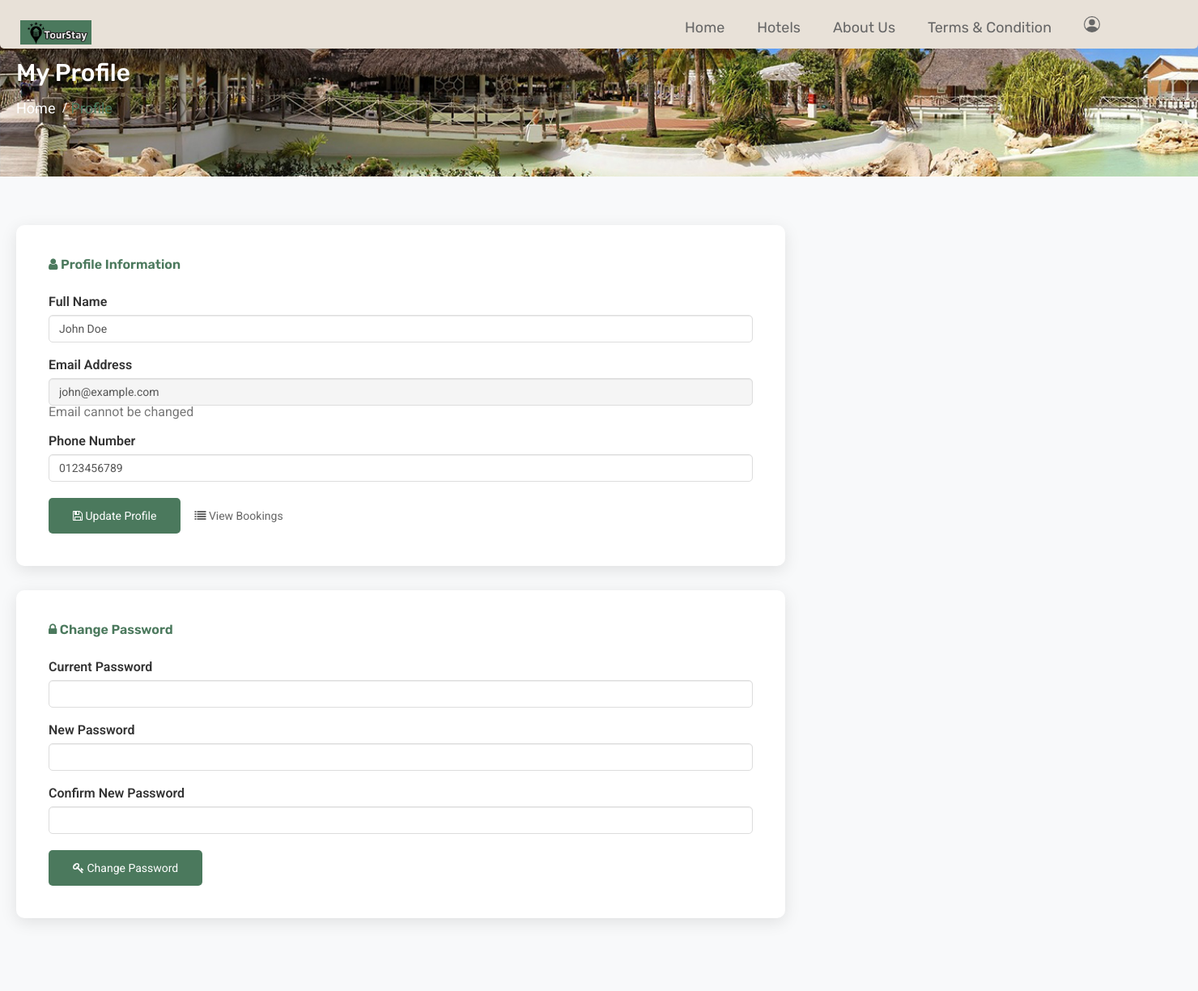
The app's page /profile.php (signed in) with its own data.
### tables this page shows
CREATE TABLE users (
    ID INT AUTO_INCREMENT PRIMARY KEY,
    Name VARCHAR(100) NOT NULL,
    Email VARCHAR(100) UNIQUE NOT NULL,
    Phone VARCHAR(20) NOT NULL,
    Password VARCHAR(255) NOT NULL,
    created_at TIMESTAMP DEFAULT CURRENT_TIMESTAMP
);

### profile.php (the view, shortened to what this page needs)
<?php
include 'connection/connect.php';
include 'header.php';
$user_email = $_SESSION['user_email'];
$user_query = "SELECT * FROM users WHERE Email = '$user_email'";
$user_result = mysqli_query($db, $user_query);
$user = mysqli_fetch_assoc($user_result);
?>
<!DOCTYPE html>
<html>
<head>
    <link rel="stylesheet" type="text/css" href="css/bootstrap.min.css">
        <link rel="stylesheet" type="text/css" href="css/style.css">
</head>
<body>
    <div class="wrapper">
        <div class="about-bg">
            <div class="container">
                <div class="rl-banner">
                    <h2>My Profile</h2>
                    <ul>
                        <li><a href="index.php">Home</a></li>
                        <li><span class="active">Profile</span></li>
                    </ul>
                </div>
            </div>
        </div>
        <section class="profile-container">
            <div class="container">
                <div class="row justify-content-center">
                    <div class="col-md-8">
                        <div class="profile-card">
                            <h3><i class="fa fa-user"></i> Profile Information</h3>
                            <form method="POST">
                                <div class="form-group">
                                    <label>Full Name</label>
                                    <input type="text" name="name" class="form-control" value="<?php echo $user['Name']; ?>" required>
                                </div>
                                <div class="form-group">
                                    <label>Email Address</label>
                                    <input type="email" class="form-control" value="<?php echo $user['Email']; ?>" readonly style="background: #f5f5f5;">
                                    <small class="text-muted">Email cannot be changed</small>
                                </div>
                                <div class="form-group">
                                    <label>Phone Number</label>
                                    <input type="tel" name="phone" class="form-control" value="<?php echo $user['Phone']; ?>" required>
                                </div>
                                <button type="submit" name="update_profile" class="btn btn-primary"><i class="fa fa-save"></i> Update Profile</button>
                                <a href="my-bookings.php" class="btn btn-secondary"><i class="fa fa-list"></i> View Bookings</a>
                            </form>
                        </div>
                        <div class="profile-card">
                            <h3><i class="fa fa-lock"></i> Change Password</h3>
                            <form method="POST">
                                <div class="form-group">
                                    <label>Current Password</label>
                                    <input type="password" name="current_password" class="form-control" required>
                                </div>
                                <div class="form-group">
                                    <label>New Password</label>
                                    <input type="password" name="new_password" class="form-control" required>
                                </div>
                                <div class="form-group">
                                    <label>Confirm New Password</label>
                                    <input type="password" name="confirm_password" class="form-control" required>
                                </div>
                                <button type="submit" name="change_password" class="btn btn-primary"><i class="fa fa-key"></i> Change Password</button>
                            </form>
                        </div>
                    </div>
                </div>
            </div>
        </section>
    </div>
</body>
</html>

### profile.php (style rules this page uses)
.profile-container { padding: 60px 0; background: #f8f9fa; }
.profile-card { background: white; padding: 40px; border-radius: 10px; box-shadow: 0 5px 20px rgba(0,0,0,0.1); margin-bottom: 30px; }
.profile-card h3 { color: #4B795D; margin-bottom: 30px; font-weight: 600; }
.form-group { margin-bottom: 20px; }
.form-group label { font-weight: 600; color: #333; margin-bottom: 8px; }
.form-control { padding: 12px; border: 1px solid #ddd; border-radius: 5px; }
.btn-primary { background: #4B795D; border: none; padding: 12px 30px; border-radius: 5px; }

### records on screen
users: name "John Doe", Email "john@example.com", phone "0123456789"
